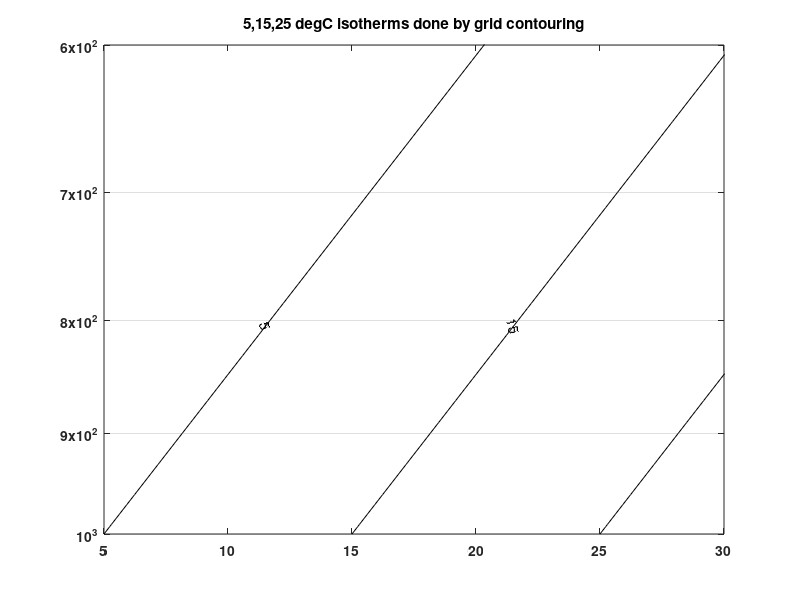

Write the MATLAB code that produced this figure.
%adjust the graph and label the x axis

function plot_five()
%
% we want temperature labels to appear along the
% isotherms.  The easiest way to do that is to
% use contour labels
%
% step 1, set up a grid to contour in the
% transformed x coordinate
    yplot=[1000:-10:200];
    xplot=[-300:1:-140];
    [rows,pvals]=size(yplot);
    [rows,tvals]=size(xplot);
    temp=zeros([pvals,tvals]);
    skew=30
 %step 2
 %lay down a reference grid that labels xplot,yplot points 
 %in the new (skewT-lnP) coordinate system .
 % Each value of the temp matrix holds the actual (data) temperature
 % label (in deg C)  of the xplot, yplot coordinate pairs
 % The transformation is given by W&H 3.56, p. 78.  Note
 % that there is a sign difference, because rather than
 % taking y= -log(P) like W&H, I take y= +log(P) and
 % then reverse the y axis
 %
 %
 %
 for i=1:pvals,
    for j=1:tvals,
       %
       %note that we don't have to transform the y coordinate
       %it's still the pressure.  After these loops complete
       %temp(i,j) will contain temperatures in degrees C
       %corresponding to the x,y points on the grid
       temp(i,j)=convertSkewToTemp(xplot(j),yplot(i),skew);
    end
 end
 %
 % contour the temperature matrix
 %
 figure(5)
 clf
 tempLabels= [5,15,25];
 [output,handles]=contour(xplot,yplot,temp,tempLabels,'k');
 clabel(output,handles);
 %
 % flip the y axis
 %
 set(gca,'yscale','log','ydir','reverse');
 set(gca,'fontweight','bold');
 set(gca,'ytick',[100:100:1000]);
 set(gca,'ygrid','on');
 title('5,15,25 degC isotherms done by grid contouring')
 %
 %size the plot and label the xaxis tickmarks
 %
 TempTickLabels=5:5:30;
 TempTickCoords=TempTickLabels;
 skewTickCoords=convertTempToSkew(TempTickCoords,1.e3,skew);
 set(gca,'xtick',skewTickCoords);
 set(gca,'xticklabel',TempTickLabels);
 skewLimits=convertTempToSkew([5,30],1.e3,skew);
 axis([skewLimits(1),skewLimits(2),600,1.e3]);

end

function skewX=convertTempToSkew(Temp,press,skew)
     %input Temp  in degC and press in hPa
     %output transformed Temp in potting coords
     if(press > 1000);
       fprintf('press %f is more than 1000 hPa, expecting mililbars',press)
     end
     if(Temp > 100);
       fprintf('Temp %f is more than 100 degC, expecting centigrade',Temp)
     end
     skewX=Temp - skew*log(press);
end     

function Temp=convertSkewToTemp(xcoord,press,skew)
     %inverse of Wallace and Hobbs 3.56
     %xcoord in temperature plotting coordinates
     %press in hPa
     %output Temp in degC
     Temp= xcoord  + skew*log(press);
end    
 